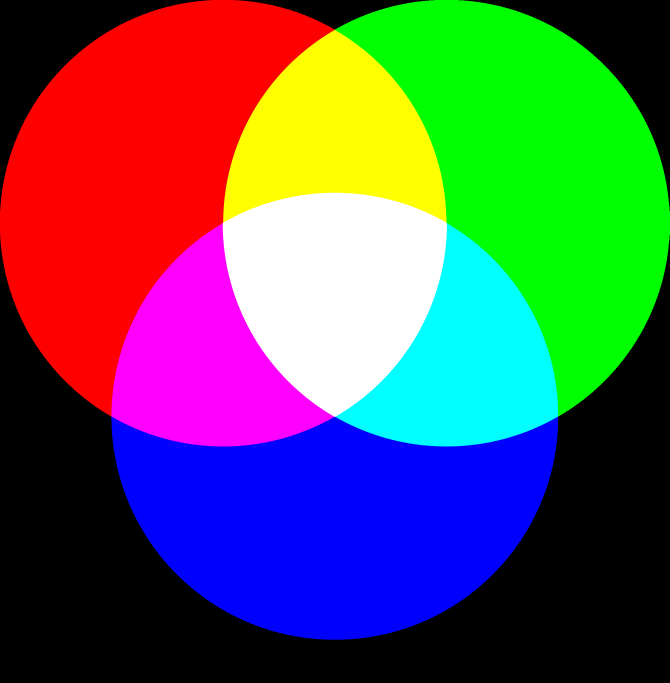
#> input picture data/RGB.png, 2009 x 2048 px, found by its file name (shown at 1/3 size)
$ jupyter execute --allow-errors 'Truy cập điểm ảnh và vùng ảnh.ipynb'
#> lines starting #> are read from the running program, lines starting #| are printed output that depends on the picture
Truy cập ptu trong điểm ảnh: img[y, x]

[cell 1]
import cv2

path = r"data\RGB.png"
img = cv2.imread(path)
#> img is the input picture: shape (2048, 2009, 3); mean B, G, R 87.5, 87.5, 87.5
img = cv2.resize(img, (600, 600))
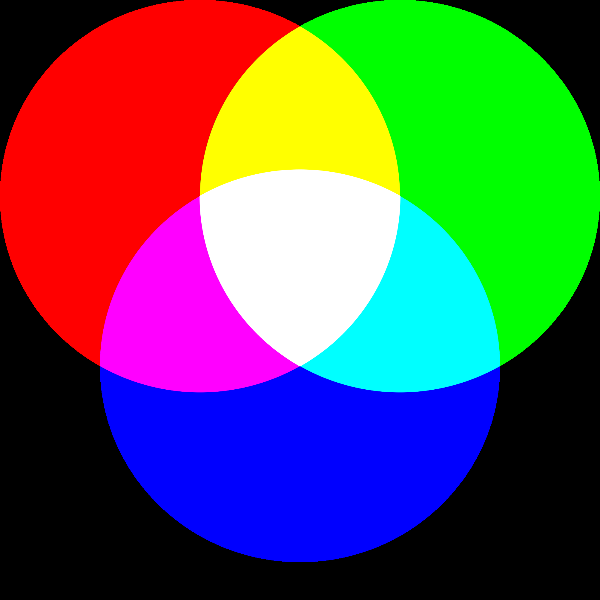
#> img: shape (600, 600, 3); mean B, G, R 87.5, 87.5, 87.5
# cv2.imshow("Test", img)

px = img[100, 15]
#> px = [0, 0, 0]
print(px)
#| [0 0 0]

# cách tách màu khác
b = img[:,:,0]
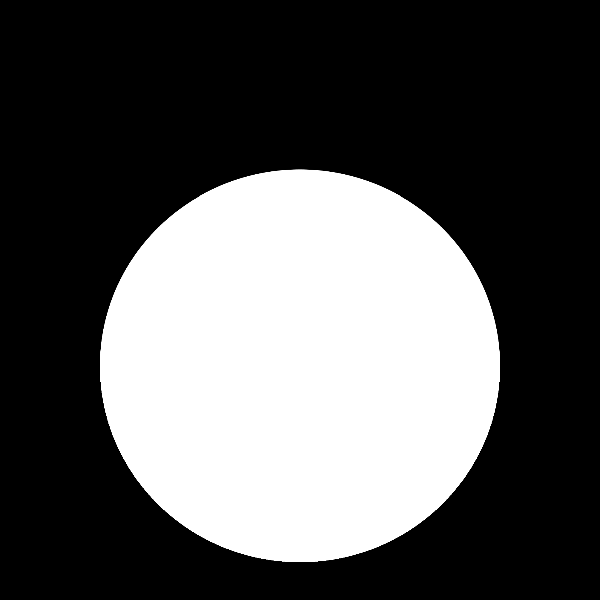
#> b: shape (600, 600); min 0, max 255, mean 87.5
cv2.imshow("Test b", b)
if cv2.waitKey(0) & 0xff == 27:
#> (key Esc is pressed here)
    cv2.destroyAllWindows()

[cell 2]
# tách 3 màu
b, g, r = cv2.split(img)
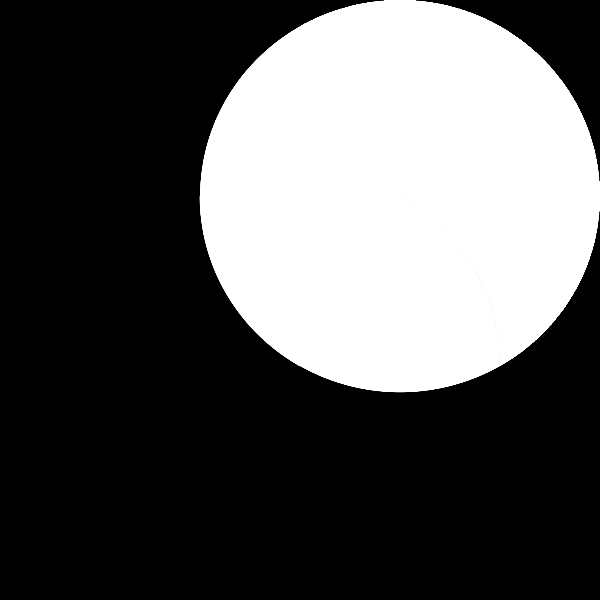
#> g: shape (600, 600); min 0, max 255, mean 87.5
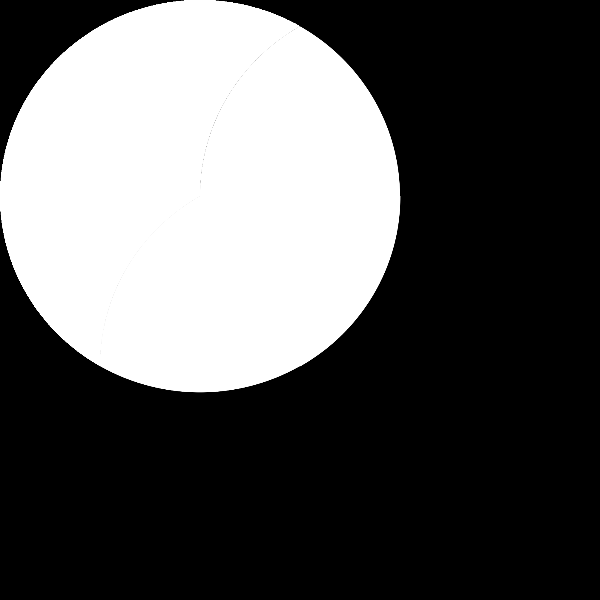
#> r: shape (600, 600); min 0, max 255, mean 87.5

### Vùng ảnh

[cell 3]
import cv2

path = r"data\RGB.png"
img = cv2.imread(path)
img = cv2.resize(img, (600, 600))
a = img[200:500, 100:200]
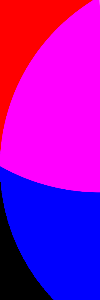
#> a: shape (300, 100, 3); mean B, G, R 197.5, 0, 156.3

path2 = r"data\TestImwite.png"
img2 = cv2.imread(path2)
#> (the rest of this cell did not finish here and is left out)

#### Truy cập thuốc tính
shape: trả về touple bao gồm: hàng, cột, kênh màu

size: tổng số hàng

dtype: lấy kiểu của ảnh

ndim: số kênh màu: 2 là ảnh xám (grayscale), 3 là RBG or BGR

[cell 4]
import cv2
path2 = r"data\TestImwite.png"
print(img.shape)
#| (600, 600, 3)
print(img.size)
#| 1080000
print(img.dtype)
#| uint8
print(img.ndim)
#| 3
